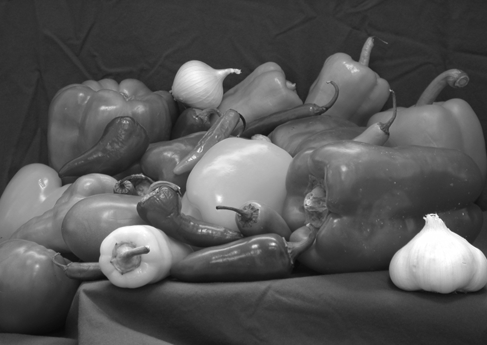
#> input picture Noise Filtering/images/Test1.png, 487 x 345 px
$ python MSE.py
#> lines starting #> are read from the running program, lines starting #| are printed output that depends on the picture; long printed decimals are rounded
import numpy as np
import cv2

# Mean Squared Error implementation
# MSE calculates the average squared difference between the corresponding pixels of two
# images. MSE provides a numerical value indicating similarity of two images and it is widely
# used to assess image quality. MSE between two images is defined as:

# MSE = 1/(M*N) * sum(sum((I1(i,j) - I2(i,j))^2))


def MSE(img1, img2):
    # Check if the images are of the same size
    if img1.shape != img2.shape:
        print("Images are not of the same size")
        return -1

    img1 = img1.astype(np.float64)
    img2 = img2.astype(np.float64)

    # Calculate MSE
    M = img1.shape[0]
    N = img1.shape[1]

    error = 0

    for x in range(M):
        for y in range(N):
            error += (img1[x, y] - img2[x, y]) ** 2

    error /= M * N

    return error


# Test script to compare the two implementations
if __name__ == "__main__":
    image_1 = cv2.imread("../images/Test1.png", cv2.IMREAD_GRAYSCALE)
#> image_1 is the input picture: shape (345, 487); min 8, max 255, mean 85.9
    image_2 = cv2.imread("../images/Test1Noise1.png", cv2.IMREAD_GRAYSCALE)
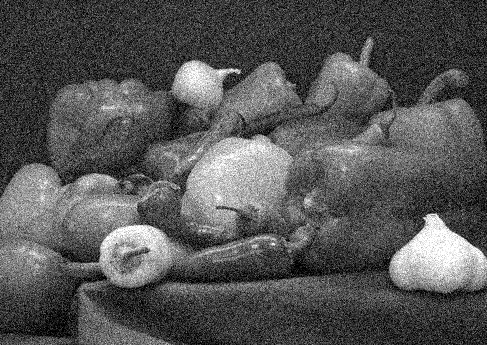
#> input picture Noise Filtering/images/Test1Noise1.png, 487 x 345 px
#> image_2 is the input picture: shape (345, 487); min 0, max 255, mean 86.1
    image_3 = cv2.imread("../images/Test1Noise2.png", cv2.IMREAD_GRAYSCALE)
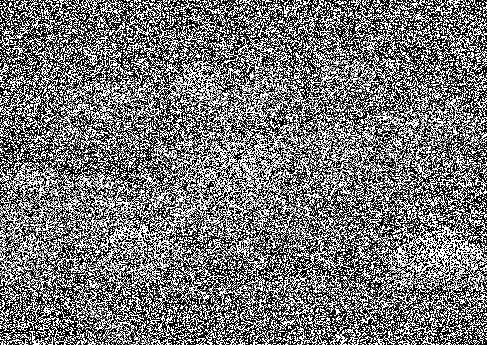
#> input picture Noise Filtering/images/Test1Noise2.png, 487 x 345 px
#> image_3 is the input picture: shape (345, 487); min 0, max 255, mean 118.8

    image_4 = cv2.imread("../images/Test2.png", cv2.IMREAD_GRAYSCALE)
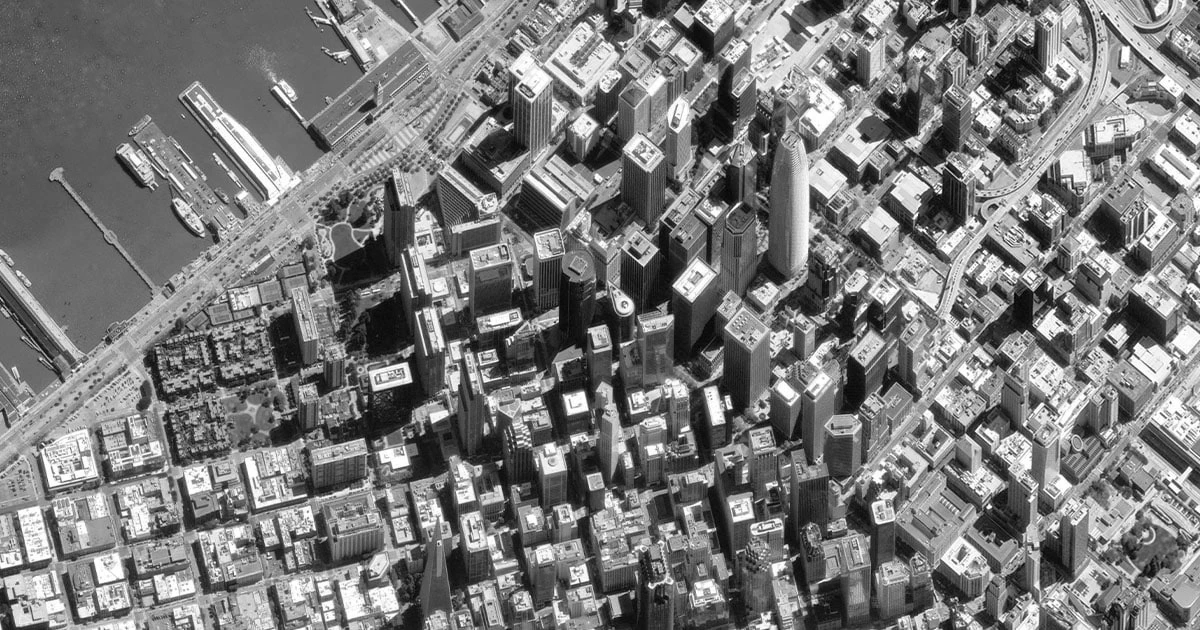
#> input picture Noise Filtering/images/Test2.png, 1200 x 630 px
#> image_4 is the input picture: shape (630, 1200); min 1, max 255, mean 122.5
    image_5 = cv2.imread("../images/Test2Noise2.png", cv2.IMREAD_GRAYSCALE)
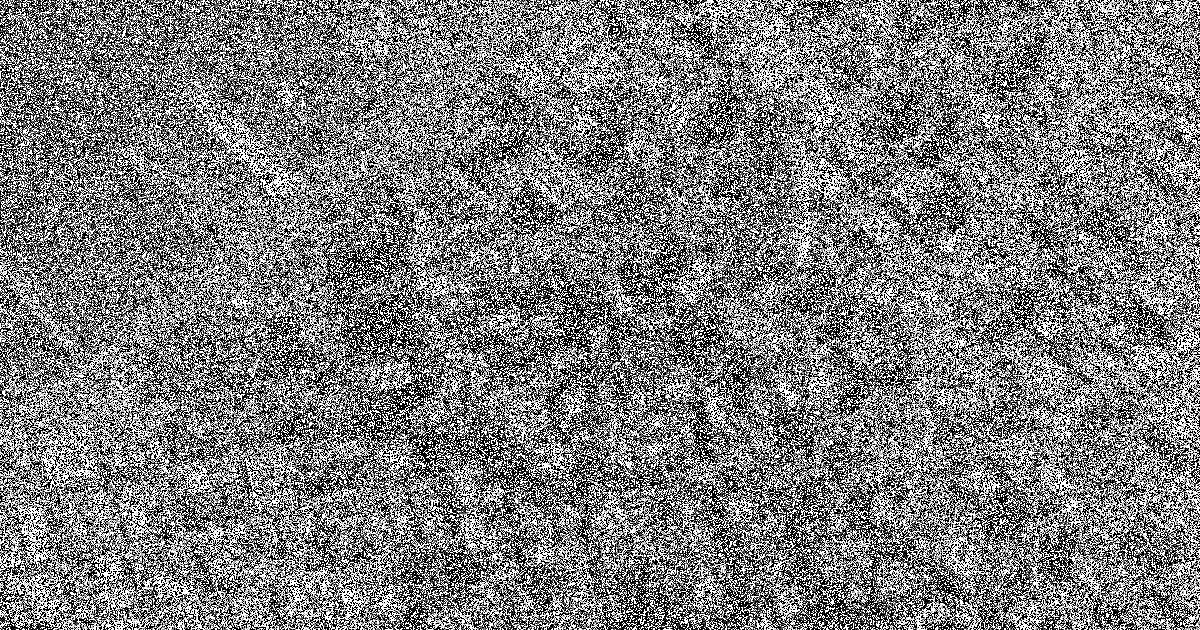
#> input picture Noise Filtering/images/Test2Noise2.png, 1200 x 630 px
#> image_5 is the input picture: shape (630, 1200); min 0, max 255, mean 126.1

    print("MSE of the image_1s is: ", MSE(image_1, image_1))
#> after the loop in MSE, `for x in range(M):`: error = 0
#| MSE of the image_1s is:  0.0
    print("MSE of image_1 and image_2 is: ", MSE(image_1, image_2))
#| MSE of image_1 and image_2 is:  621.105
    print("MSE of image_1 and image_3 is: ", MSE(image_1, image_3))
#| MSE of image_1 and image_3 is:  16182.167
    print("MSE of image_2 and image_3 is: ", MSE(image_2, image_3))
#| MSE of image_2 and image_3 is:  16769.033
    print("MSE of image_4 and image_5 is: ", MSE(image_4, image_5))
#| MSE of image_4 and image_5 is:  14175.325
